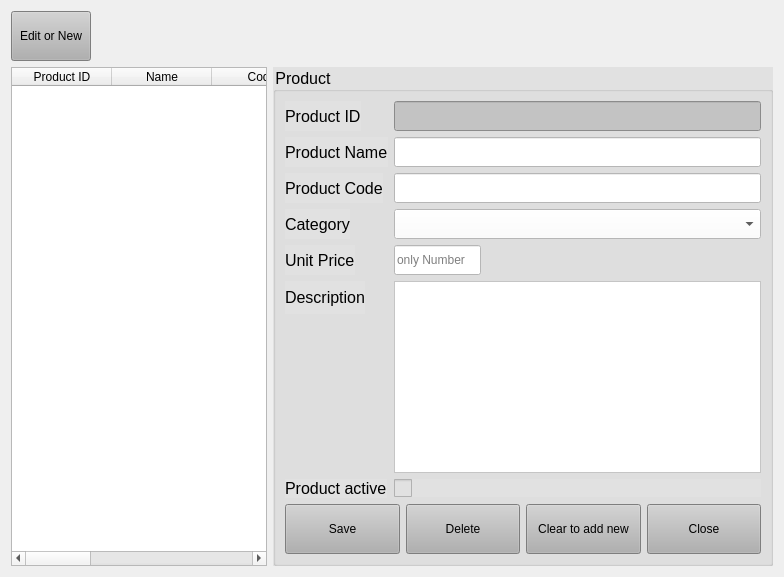
      <widget class="QWidget" name="tab_4">
       <attribute name="title">
        <string>Seite</string>
       </attribute>
       <layout class="QGridLayout" name="gridLayout_13">
        <item row="1" column="0" colspan="2">
         <widget class="QTableWidget" name="tableWidget_14">
          <property name="styleSheet">
           <string notr="true">QScrollBar::handle:horizontal{background-color: rgb(176, 176, 176)}\</string>
          </property>
          <property name="editTriggers">
           <set>QAbstractItemView::NoEditTriggers</set>
          </property>
          <property name="tabKeyNavigation">
           <bool>true</bool>
          </property>
          <property name="showDropIndicator" stdset="0">
           <bool>true</bool>
          </property>
          <property name="selectionBehavior">
           <enum>QAbstractItemView::SelectRows</enum>
          </property>
          <attribute name="verticalHeaderVisible">
           <bool>false</bool>
          </attribute>
          <column>
           <property name="text">
            <string>Product ID</string>
           </property>
          </column>
          <column>
           <property name="text">
            <string>Name</string>
           </property>
          </column>
          <column>
           <property name="text">
            <string>Code</string>
           </property>
          </column>
          <column>
           <property name="text">
            <string>Category</string>
           </property>
          </column>
          <column>
           <property name="text">
            <string>Unit Price</string>
           </property>
          </column>
          <column>
           <property name="text">
            <string>Description</string>
           </property>
          </column>
          <column>
           <property name="text">
            <string>Active</string>
           </property>
          </column>
         </widget>
        </item>
        <item row="1" column="2">
         <widget class="QGroupBox" name="groupBox_10">
          <property name="minimumSize">
           <size>
            <width>0</width>
            <height>0</height>
           </size>
          </property>
          <property name="maximumSize">
           <size>
            <width>500</width>
            <height>16777215</height>
           </size>
          </property>
          <property name="font">
           <font>
            <family>Segoe UI</family>
            <pointsize>12</pointsize>
           </font>
          </property>
          <property name="styleSheet">
           <string notr="true">background-color: rgb(225, 225, 225);</string>
          </property>
          <property name="title">
           <string>Product</string>
          </property>
          <layout class="QVBoxLayout" name="verticalLayout_13">
           <item>
            <layout class="QFormLayout" name="formLayout_3">
             <item row="0" column="0">
              <widget class="QLabel" name="label_56">
               <property name="minimumSize">
                <size>
                 <width>40</width>
                 <height>30</height>
                </size>
               </property>
               <property name="font">
                <font>
                 <family>Segoe UI</family>
                 <pointsize>12</pointsize>
                </font>
               </property>
               <property name="text">
                <string>Product ID</string>
               </property>
              </widget>
             </item>
             <item row="0" column="1">
              <widget class="QLineEdit" name="lineEdit_34">
               <property name="minimumSize">
                <size>
                 <width>290</width>
                 <height>30</height>
                </size>
               </property>
               <property name="styleSheet">
                <string notr="true">background-color: rgb(195, 195, 195);</string>
               </property>
               <property name="readOnly">
                <bool>true</bool>
               </property>
              </widget>
             </item>
             <item row="1" column="0">
              <widget class="QLabel" name="label_57">
               <property name="minimumSize">
                <size>
                 <width>40</width>
                 <height>30</height>
                </size>
               </property>
               <property name="font">
                <font>
                 <family>Segoe UI</family>
                 <pointsize>12</pointsize>
                </font>
               </property>
               <property name="text">
                <string>Product Name</string>
               </property>
              </widget>
             </item>
             <item row="1" column="1">
              <widget class="QLineEdit" name="lineEdit_35">
               <property name="minimumSize">
                <size>
                 <width>290</width>
                 <height>30</height>
                </size>
               </property>
               <property name="styleSheet">
                <string notr="true">background-color: rgb(255, 255, 255);</string>
               </property>
              </widget>
             </item>
             <item row="2" column="0">
              <widget class="QLabel" name="label_58">
               <property name="minimumSize">
                <size>
                 <width>40</width>
                 <height>0</height>
                </size>
               </property>
               <property name="font">
                <font>
                 <family>Segoe UI</family>
                 <pointsize>12</pointsize>
                </font>
               </property>
               <property name="text">
                <string>Product Code</string>
               </property>
              </widget>
             </item>
             <item row="2" column="1">
              <widget class="QLineEdit" name="lineEdit_36">
               <property name="minimumSize">
                <size>
                 <width>290</width>
                 <height>30</height>
                </size>
               </property>
               <property name="styleSheet">
                <string notr="true">background-color: rgb(255, 255, 255);</string>
               </property>
              </widget>
             </item>
             <item row="3" column="0">
              <widget class="QLabel" name="label_59">
               <property name="minimumSize">
                <size>
                 <width>40</width>
                 <height>0</height>
                </size>
               </property>
               <property name="font">
                <font>
                 <family>Segoe UI</family>
                 <pointsize>12</pointsize>
                </font>
               </property>
               <property name="text">
                <string>Category</string>
               </property>
              </widget>
             </item>
             <item row="5" column="0">
              <widget class="QLabel" name="label_66">
               <property name="minimumSize">
                <size>
                 <width>40</width>
                 <height>0</height>
                </size>
               </property>
               <property name="font">
                <font>
                 <family>Segoe UI</family>
                 <pointsize>12</pointsize>
                </font>
               </property>
               <property name="text">
                <string>Unit Price</string>
               </property>
              </widget>
             </item>
             <item row="3" column="1">
              <widget class="QComboBox" name="comboBox_6">
               <property name="minimumSize">
                <size>
                 <width>0</width>
                 <height>30</height>
                </size>
               </property>
               <property name="styleSheet">
                <string notr="true">background-color: rgb(255, 255, 255);</string>
               </property>
              </widget>
             </item>
             <item row="5" column="1">
              <layout class="QHBoxLayout" name="horizontalLayout_9">
               <item>
                <widget class="QLineEdit" name="lineEdit_37">
                 <property name="minimumSize">
                  <size>
                   <width>0</width>
                   <height>30</height>
                  </size>
                 </property>
                 <property name="styleSheet">
                  <string notr="true">background-color: rgb(255, 255, 255);</string>
                 </property>
                 <property name="inputMask">
                  <string/>
                 </property>
                 <property name="placeholderText">
                  <string>only Number</string>
                 </property>
                </widget>
               </item>
               <item>
                <spacer name="horizontalSpacer_8">
                 <property name="orientation">
                  <enum>Qt::Horizontal</enum>
                 </property>
                 <property name="sizeType">
                  <enum>QSizePolicy::Preferred</enum>
                 </property>
                 <property name="sizeHint" stdset="0">
                  <size>
                   <width>300</width>
                   <height>20</height>
                  </size>
                 </property>
                </spacer>
               </item>
              </layout>
             </item>
             <item row="6" column="0">
              <widget class="QLabel" name="label_60">
               <property name="minimumSize">
                <size>
                 <width>40</width>
                 <height>0</height>
                </size>
               </property>
               <property name="font">
                <font>
                 <family>Segoe UI</family>
                 <pointsize>12</pointsize>
                </font>
               </property>
               <property name="text">
                <string>Description</string>
               </property>
              </widget>
             </item>
             <item row="6" column="1">
              <widget class="QPlainTextEdit" name="plainTextEdit_6">
               <property name="styleSheet">
                <string notr="true">background-color: rgb(255, 255, 255);</string>
               </property>
              </widget>
             </item>
             <item row="7" column="0">
              <widget class="QLabel" name="label_73">
               <property name="minimumSize">
                <size>
                 <width>40</width>
                 <height>0</height>
                </size>
               </property>
               <property name="font">
                <font>
                 <family>Segoe UI</family>
                 <pointsize>12</pointsize>
                </font>
               </property>
               <property name="text">
                <string>Product active</string>
               </property>
              </widget>
             </item>
             <item row="7" column="1">
              <widget class="QCheckBox" name="checkBox_3">
               <property name="styleSheet">
                <string notr="true">QCheckBox::indicator {width: 18px; height: 18px;}</string>
               </property>
               <property name="text">
                <string/>
               </property>
              </widget>
             </item>
            </layout>
           </item>
           <item>
            <layout class="QHBoxLayout" name="horizontalLayout_21">
             <item>
              <widget class="QPushButton" name="pushButton_43">
               <property name="sizePolicy">
                <sizepolicy hsizetype="Minimum" vsizetype="Preferred">
                 <horstretch>0</horstretch>
                 <verstretch>0</verstretch>
                </sizepolicy>
               </property>
               <property name="styleSheet">
                <string notr="true">background-color: rgb(176, 176, 176);</string>
               </property>
               <property name="text">
                <string>Save</string>
               </property>
              </widget>
             </item>
             <item>
              <widget class="QPushButton" name="pushButton_42">
               <property name="minimumSize">
                <size>
                 <width>80</width>
                 <height>50</height>
                </size>
               </property>
               <property name="styleSheet">
                <string notr="true">background-color: rgb(176, 176, 176);</string>
               </property>
               <property name="text">
                <string>Delete</string>
               </property>
              </widget>
             </item>
             <item>
              <widget class="QPushButton" name="pushButton_44">
               <property name="sizePolicy">
                <sizepolicy hsizetype="Minimum" vsizetype="Preferred">
                 <horstretch>0</horstretch>
                 <verstretch>0</verstretch>
                </sizepolicy>
               </property>
               <property name="styleSheet">
                <string notr="true">background-color: rgb(176, 176, 176);</string>
               </property>
               <property name="text">
                <string>Clear to add new</string>
               </property>
              </widget>
             </item>
             <item>
              <widget class="QPushButton" name="pushButton_45">
               <property name="sizePolicy">
                <sizepolicy hsizetype="Minimum" vsizetype="Preferred">
                 <horstretch>0</horstretch>
                 <verstretch>0</verstretch>
                </sizepolicy>
               </property>
               <property name="styleSheet">
                <string notr="true">background-color: rgb(176, 176, 176);</string>
               </property>
               <property name="text">
                <string>Close</string>
               </property>
              </widget>
             </item>
            </layout>
           </item>
          </layout>
         </widget>
        </item>
        <item row="0" column="0">
         <layout class="QHBoxLayout" name="horizontalLayout_15">
          <item>
           <widget class="QPushButton" name="pushButton_41">
            <property name="minimumSize">
             <size>
              <width>80</width>
              <height>50</height>
             </size>
            </property>
            <property name="styleSheet">
             <string notr="true">background-color: rgb(176, 176, 176);</string>
            </property>
            <property name="text">
             <string>Edit or New</string>
            </property>
           </widget>
          </item>
          <item>
           <spacer name="horizontalSpacer_11">
            <property name="orientation">
             <enum>Qt::Horizontal</enum>
            </property>
            <property name="sizeHint" stdset="0">
             <size>
              <width>40</width>
              <height>20</height>
             </size>
            </property>
           </spacer>
          </item>
         </layout>
        </item>
       </layout>
      </widget>
